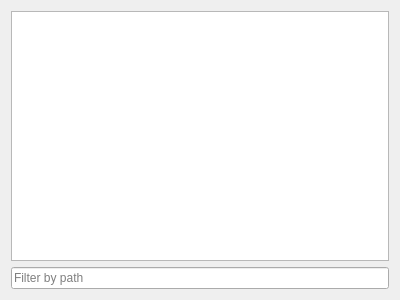
<?xml version="1.0" encoding="UTF-8"?>
<ui version="4.0">
 <class>ActionsTable</class>
 <widget class="QWidget" name="ActionsTable">
  <property name="geometry">
   <rect>
    <x>0</x>
    <y>0</y>
    <width>400</width>
    <height>300</height>
   </rect>
  </property>
  <property name="windowTitle">
   <string notr="true">ActionsTable</string>
  </property>
  <layout class="QVBoxLayout" name="main_layout">
   <item>
    <widget class="QTableView" name="main_table">
     <property name="selectionMode">
      <enum>QAbstractItemView::SingleSelection</enum>
     </property>
     <property name="selectionBehavior">
      <enum>QAbstractItemView::SelectRows</enum>
     </property>
    </widget>
   </item>
   <item>
    <widget class="QLineEdit" name="path_filter_edit">
     <property name="placeholderText">
      <string>Filter by path</string>
     </property>
    </widget>
   </item>
  </layout>
 </widget>
 <resources/>
 <connections/>
</ui>
